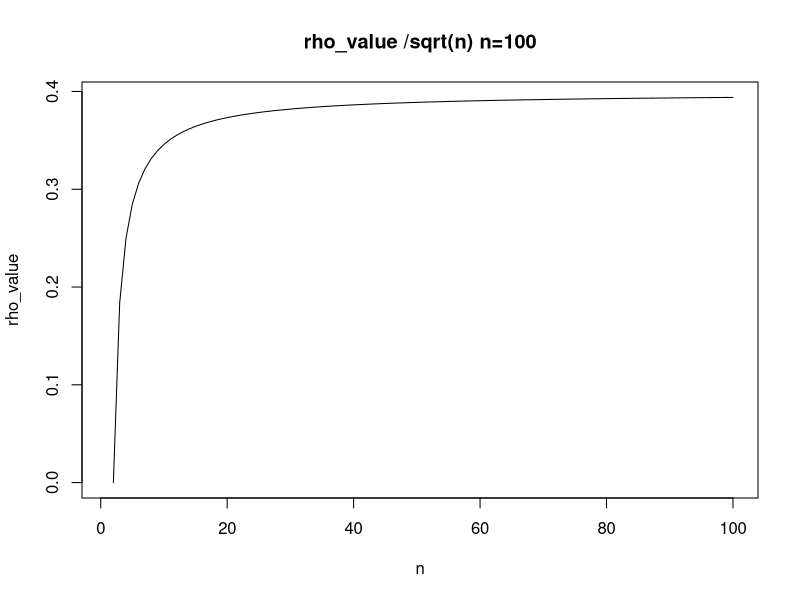

The R source for this figure:
rho_n <- function(n) {
  if(n>=0 && n %% 1==0){
    result <- gamma((n - 1) / 2) / gamma(1/2)*gamma((n-2)/2)
    print(result)
  }
}

rho_n(2000)
#The result its inf and it does not show the result because we can not represent it wiht double precition.

#https://stackoverflow.com/questions/66149524/r-how-to-have-gamma-return-the-actual-number-instead-of-inf

rho_n_1000<- function(n) {
  if(n>=0 && n %% 1==0){
    #https://people.richland.edu/james/lecture/m116/logs/properties.html
    result_log <- lgamma((n - 1) / 2) - (lgamma(1/2) + lgamma((n - 2) / 2))    
    result <- exp(result_log)
    print(result)
  }
}
rho_n_1000(1000)

#https://www.guru99.com/r-apply-sapply-tapply.html
rho_n_values <- sapply(1:100,function(n){
  return(rho_n_1000(n) / sqrt(n))
})


plot(1:100 , rho_n_values, type = "l",xlab = "n", ylab = "rho_value", main = "rho_value /sqrt(n) n=100")
#For an increasing n rho(n) and sqrt(n) should stabilize at some point.